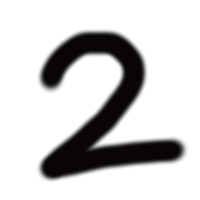
#> input picture 2.png, 200 x 200 px
$ python -i dispimageMosaic.py   (imports and definitions only)
#> lines starting #> are read from the running program, lines starting #| are printed output that depends on the picture
import tkinter as tk
import tkinter.filedialog as fd #ファイルダイアログを使うモジュール
import PIL.Image #画像を扱うモジュール
import PIL.ImageTk #tkinterで作った画面上に画像を表示させるモジュール

def dispPhoto(path):    #画像ファイルを標示する関数
#> called with path = '2.png'
    newImage=PIL.Image.open(path).convert('L').resize((32,32)).resize((300,300)) #ファイルを開きグレースケール変換し解像度を下げてからもう一度大きくリサイズ
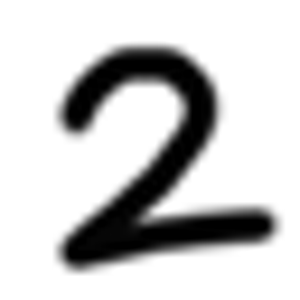
#> newImage: PIL image 300x300 L; min 0, max 255, mean 204.4

#> (the run stopped early here; a loop or call above may not have finished)

$ run again, on 4.png
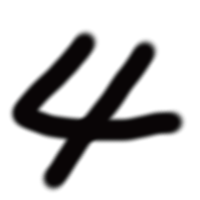
#> input picture 4.png, 200 x 200 px
#> in dispPhoto, `newImage=PIL.Image.open(path).convert('L').resize((32,32)).resize((300..`:
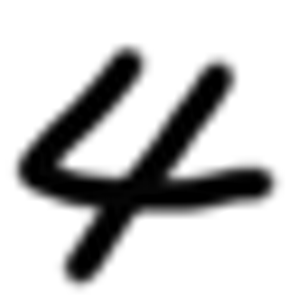
#> newImage: PIL image 300x300 L; min 0, max 255, mean 200
